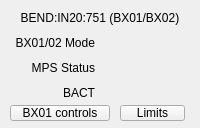
  <widget class="PyDMFrame" name="PyDMFrame_11">
   <property name="geometry">
    <rect>
     <x>720</x>
     <y>90</y>
     <width>200</width>
     <height>128</height>
    </rect>
   </property>
   <property name="toolTip">
    <string/>
   </property>
   <property name="channel" stdset="0">
    <string>BEND:IN20:751:STATE_ON_MPS</string>
   </property>
   <widget class="QLabel" name="label_24">
    <property name="geometry">
     <rect>
      <x>0</x>
      <y>10</y>
      <width>200</width>
      <height>15</height>
     </rect>
    </property>
    <property name="text">
     <string>BEND:IN20:751 (BX01/BX02)</string>
    </property>
    <property name="alignment">
     <set>Qt::AlignCenter</set>
    </property>
   </widget>
   <widget class="QLabel" name="label_25">
    <property name="geometry">
     <rect>
      <x>5</x>
      <y>35</y>
      <width>90</width>
      <height>16</height>
     </rect>
    </property>
    <property name="text">
     <string>BX01/02 Mode</string>
    </property>
    <property name="alignment">
     <set>Qt::AlignRight|Qt::AlignTrailing|Qt::AlignVCenter</set>
    </property>
   </widget>
   <widget class="QLabel" name="label_26">
    <property name="geometry">
     <rect>
      <x>5</x>
      <y>60</y>
      <width>90</width>
      <height>16</height>
     </rect>
    </property>
    <property name="text">
     <string>MPS Status</string>
    </property>
    <property name="alignment">
     <set>Qt::AlignRight|Qt::AlignTrailing|Qt::AlignVCenter</set>
    </property>
   </widget>
   <widget class="QLabel" name="label_27">
    <property name="geometry">
     <rect>
      <x>5</x>
      <y>85</y>
      <width>90</width>
      <height>16</height>
     </rect>
    </property>
    <property name="text">
     <string>BACT</string>
    </property>
    <property name="alignment">
     <set>Qt::AlignRight|Qt::AlignTrailing|Qt::AlignVCenter</set>
    </property>
   </widget>
   <widget class="PyDMEDMDisplayButton" name="PyDMEDMDisplayButton_10">
    <property name="geometry">
     <rect>
      <x>10</x>
      <y>105</y>
      <width>100</width>
      <height>16</height>
     </rect>
    </property>
    <property name="toolTip">
     <string/>
    </property>
    <property name="text">
     <string>BX01 controls</string>
    </property>
    <property name="filenames" stdset="0">
     <stringlist>
      <string>mgnt_in20_bend.edl</string>
     </stringlist>
    </property>
    <property name="showIcon" stdset="0">
     <bool>false</bool>
    </property>
   </widget>
   <widget class="PyDMEDMDisplayButton" name="PyDMEDMDisplayButton_13">
    <property name="geometry">
     <rect>
      <x>120</x>
      <y>105</y>
      <width>65</width>
      <height>16</height>
     </rect>
    </property>
    <property name="toolTip">
     <string/>
    </property>
    <property name="text">
     <string>Limits</string>
    </property>
    <property name="filenames" stdset="0">
     <stringlist>
      <string>mps_in20_bx01limits.edl</string>
     </stringlist>
    </property>
    <property name="showIcon" stdset="0">
     <bool>false</bool>
    </property>
   </widget>
   <widget class="PyDMLabel" name="PyDMLabel_8">
    <property name="geometry">
     <rect>
      <x>105</x>
      <y>60</y>
      <width>85</width>
      <height>16</height>
     </rect>
    </property>
    <property name="toolTip">
     <string/>
    </property>
    <property name="alignment">
     <set>Qt::AlignCenter</set>
    </property>
    <property name="channel" stdset="0">
     <string>BEND:IN20:751:STATE_ON_MPS</string>
    </property>
   </widget>
   <widget class="PyDMLabel" name="PyDMLabel_9">
    <property name="geometry">
     <rect>
      <x>105</x>
      <y>85</y>
      <width>85</width>
      <height>16</height>
     </rect>
    </property>
    <property name="toolTip">
     <string/>
    </property>
    <property name="alignment">
     <set>Qt::AlignCenter</set>
    </property>
    <property name="precision" stdset="0">
     <number>2</number>
    </property>
    <property name="precisionFromPV" stdset="0">
     <bool>false</bool>
    </property>
    <property name="channel" stdset="0">
     <string>BEND:IN20:661:BACT</string>
    </property>
    <property name="displayFormat" stdset="0">
     <enum>PyDMLabel::Exponential</enum>
    </property>
   </widget>
  </widget>
